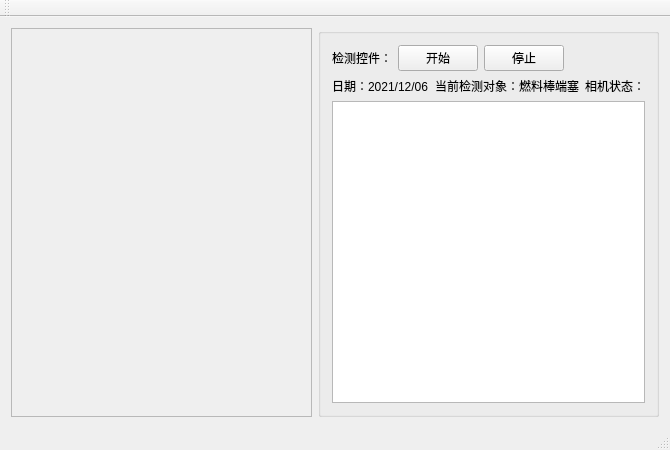
<?xml version="1.0" encoding="UTF-8"?>
<ui version="4.0">
 <class>MainWindow</class>
 <widget class="QMainWindow" name="MainWindow">
  <property name="geometry">
   <rect>
    <x>0</x>
    <y>0</y>
    <width>670</width>
    <height>450</height>
   </rect>
  </property>
  <property name="windowTitle">
   <string>MainWindow</string>
  </property>
  <widget class="QWidget" name="centralWidget">
   <layout class="QHBoxLayout" name="horizontalLayout_3">
    <item>
     <widget class="QScrollArea" name="scrollArea">
      <property name="widgetResizable">
       <bool>true</bool>
      </property>
      <widget class="QWidget" name="scrollAreaWidgetContents_2">
       <property name="geometry">
        <rect>
         <x>0</x>
         <y>0</y>
         <width>310</width>
         <height>373</height>
        </rect>
       </property>
      </widget>
     </widget>
    </item>
    <item>
     <widget class="QGroupBox" name="groupBox">
      <property name="title">
       <string/>
      </property>
      <layout class="QVBoxLayout" name="verticalLayout">
       <item>
        <layout class="QHBoxLayout" name="horizontalLayout">
         <item>
          <widget class="QLabel" name="label">
           <property name="text">
            <string>检测控件：</string>
           </property>
          </widget>
         </item>
         <item>
          <widget class="QPushButton" name="startPushButton">
           <property name="text">
            <string>开始</string>
           </property>
          </widget>
         </item>
         <item>
          <widget class="QPushButton" name="stopPushButton">
           <property name="text">
            <string>停止</string>
           </property>
          </widget>
         </item>
         <item>
          <spacer name="horizontalSpacer">
           <property name="orientation">
            <enum>Qt::Horizontal</enum>
           </property>
           <property name="sizeHint" stdset="0">
            <size>
             <width>40</width>
             <height>20</height>
            </size>
           </property>
          </spacer>
         </item>
        </layout>
       </item>
       <item>
        <layout class="QHBoxLayout" name="horizontalLayout_2">
         <item>
          <widget class="QLabel" name="label_2">
           <property name="text">
            <string>日期：2021/12/06</string>
           </property>
          </widget>
         </item>
         <item>
          <widget class="QLabel" name="label_3">
           <property name="text">
            <string>当前检测对象：燃料棒端塞</string>
           </property>
          </widget>
         </item>
         <item>
          <widget class="QLabel" name="label_4">
           <property name="text">
            <string>相机状态：</string>
           </property>
          </widget>
         </item>
        </layout>
       </item>
       <item>
        <widget class="QTableView" name="tableView"/>
       </item>
      </layout>
     </widget>
    </item>
   </layout>
  </widget>
  <widget class="QMenuBar" name="menuBar">
   <property name="geometry">
    <rect>
     <x>0</x>
     <y>0</y>
     <width>670</width>
     <height>23</height>
    </rect>
   </property>
  </widget>
  <widget class="QToolBar" name="mainToolBar">
   <attribute name="toolBarArea">
    <enum>TopToolBarArea</enum>
   </attribute>
   <attribute name="toolBarBreak">
    <bool>false</bool>
   </attribute>
  </widget>
  <widget class="QStatusBar" name="statusBar"/>
 </widget>
 <layoutdefault spacing="6" margin="11"/>
 <resources/>
 <connections/>
</ui>
